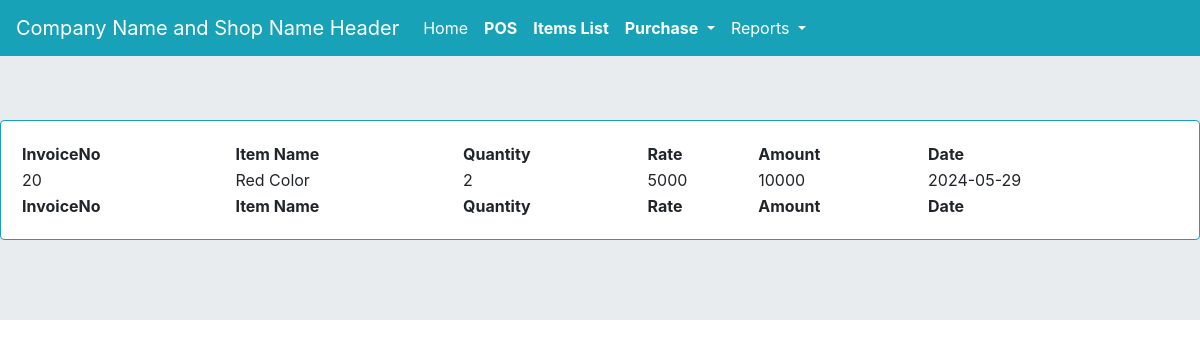
Page /sale_item_report/ on the committed database.
### myapp/models.py (models this page shows, shortened)
class invitem(models.Model):
    inv = models.ForeignKey(invoice, on_delete=models.CASCADE)
    item = models.CharField(max_length=255)
    qty = models.PositiveIntegerField(default=0)
    rate = models.PositiveIntegerField(default=0)
    amount = models.PositiveIntegerField(default=0)
    created_at = models.DateTimeField(auto_now_add=True)
    updated_at = models.DateTimeField(auto_now=True)
    idate = models.DateField(auto_now_add=True)

class invoice(models.Model):
    customer = models.CharField(max_length=255, blank=True, null=True)
    total = models.PositiveIntegerField(default=0)
    created_at = models.DateTimeField(auto_now_add=True)
    updated_at = models.DateTimeField(auto_now=True)
    def __str__(self):
        return f"{self.id}"

### myapp/views.py (the view)
# urls.py: path('sale_item_report/', views.sale_item_report, name='sale_item_report'),
def sale_item_report(request):
    ivt = invitem.objects.all()
    context = {'ivt':ivt}
    return render(request, 'sale_item_report.html',context)

### templates/sale_item_report.html
{% extends 'base.html' %}
{% block content %}
<div class="card border-info mb-3">
  <div class="card-body">
    <table id="saleitmrep" class="display nowrap" style="width:100%">
        <thead>
            <tr>
                <th>InvoiceNo</th>
                <th>Item Name</th>
                <th>Quantity</th>
                <th>Rate</th>
                <th>Amount</th>
                <th>Date</th>
            </tr>
        </thead>
        <tbody>
            {% for i in ivt %}
            <tr>
                <td>{{i.inv}}</td>
                <td>{{i.item}}</td>
                <td>{{i.qty}}</td>
                <td>{{i.rate}}</td>
                <td>{{i.amount}}</td>
                <td>{{i.idate|date:"Y-m-d" }}</td>
            </tr>
            {% endfor %}
        </tbody>
        <tfoot>
            <tr>
                <th>InvoiceNo</th>
                <th>Item Name</th>
                <th>Quantity</th>
                <th>Rate</th>
                <th>Amount</th>
                <th>Date</th>
            </tr>
        </tfoot>
    </table>
</div>
</div>
{% endblock content %}

### rows in the picture
invitem: inv "20", item "Red Color", qty "2", rate "5000", amount "10000", idate "2024-05-29"
